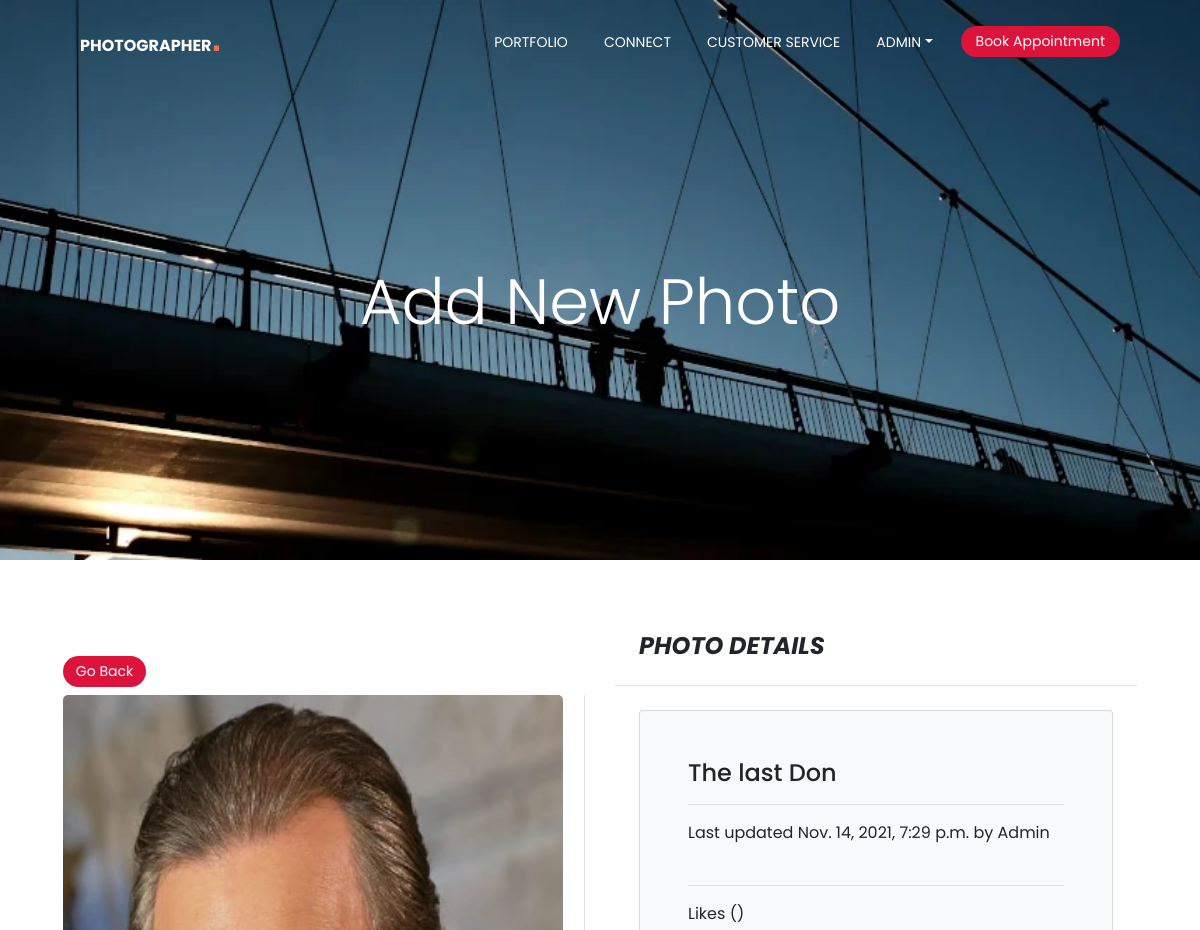
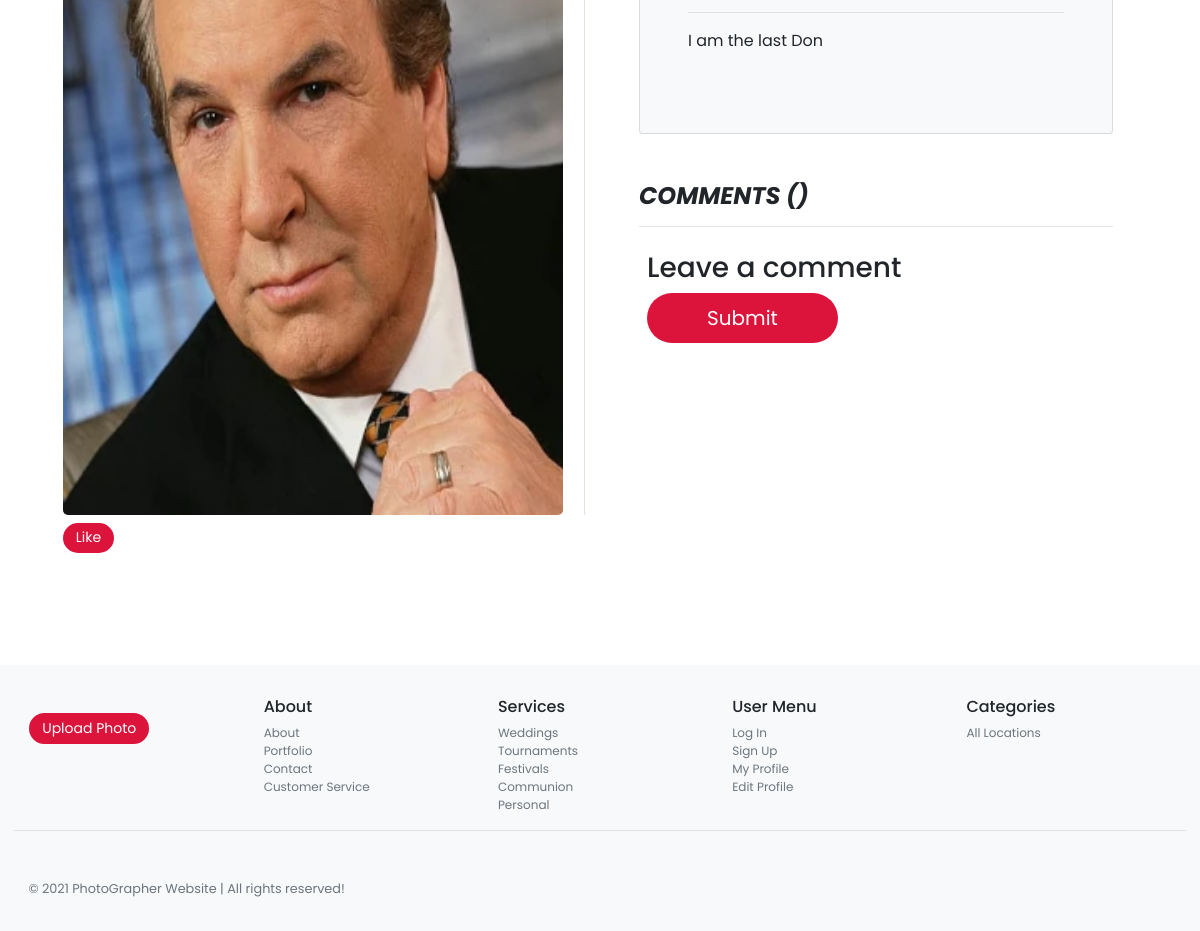
/26/ (signed in), run on the app's committed database (2 pictures, top to bottom).
### photos/models.py (models this page shows, shortened)
class Photo(models.Model):
    id = models.AutoField(primary_key=True)
    title = models.CharField(max_length=30,  null=True, blank=True, default='')
    category = models.ForeignKey(
        Category, on_delete=models.SET_NULL, null=True, blank=True)
    image = models.ImageField(null=True, blank=True, default='')
    description = models.TextField()
    date = models.DateTimeField(auto_now=True)
    visits = models.IntegerField(default=0)
    last_visit = models.DateTimeField(blank=True, null=True)
    created = models.DateTimeField(default=timezone.now)
    updated = models.DateTimeField(default=timezone.now)
    author = models.ForeignKey(
        User,
        default=None,
        on_delete=models.CASCADE,
    )
    likes = models.ManyToManyField(
        User, related_name='photo_likes')
    class Meta:
        ordering = ('-created',)
        verbose_name = 'photo'
        verbose_name_plural = 'photos'

### photos/views.py (the view)
# urls.py: path('<int:pk>/', views.viewPhoto, name='photo'),
@login_required
def viewPhoto(request, pk):
    photo = Photo.objects.get(id=pk)
    return render(request, 'photos/photo.html', {'photo': photo})

### templates/photos/photo.html (shortened to what this page needs)
{% extends 'base.html' %}
{% load crispy_forms_tags %}
{% load comments %}
{% block content %}
<section class="banner2 mtop pb-5" id="banner">
    <div class="col-md-12 mx-auto" >
        <h1 class="display-1 text-center text-white fw-bold">Add New Photo</h1>
    </div>
  </section>
<main role="main" class="container-fluid m-5">
    <div class="row">
        <div class="col-6 col-md-6 col-xs-12 col-sm-12 blog-main my-5">
            <a class="btn btn-sm btn-outline-secondary mb-2" href="{% url 'gallery' %}">Go Back</a>
            <div class="border-right">
                <img src="{{photo.image.url}}" alt="Microscope" id="myImg" class="img-fluid"
                    style="width:100%;max-width:500px" />
            </div>
            <form class="mt-2" action="{% url 'like_photo' photo.pk %}" method="POST">
                <button type="submit" name="photo_id" value="{{ photo.id }}"
                    class="btn btn-sm btn-outline-secondary">Like</button>
                </form>
        </div>
        <aside class="col-6 col-md-6 col-sm-12 col-xs-12 blog-sidebar">
            <h4 class="font-italic font-weight-bolder m-4">PHOTO DETAILS</h4>
            <hr>
            <div class="card p-4 m-4 bg-light rounded">
                <div class="p-4 mb-3  rounded">
                    <div class="">
                        <h4>{{photo.title}}</h4>
                    </div>
                    <hr>
                    <div class="">
                     Last updated {{photo.date}} by {{photo.author}}
                    </div>
                    <br>
                    <hr>
                    <div class="">
                         Likes ({{ total_likes }})
                    </div>
                    <hr>
                    <p class="brand-text mt-3">{{photo.description}}</p>
                </div>
            </div>
            <div class="p-4 mb-3  rounded">
                {% get_comment_count for photo as comment_count %}
                <h4 class="font-italic font-weight-bolder">COMMENTS ({{ comment_count }}) </h4>
                <hr>
                  <p>
                    {% get_comment_list for photo as comment_list %}
                <div class="card-body">
                    {% get_comment_form for photo as form %}
                    {% if new_comment %}
                    <div class="alert alert-success" role="alert">
                        Your comment is awaiting moderation
                    </div>
                    {% else %}
                    <h3>Leave a comment</h3>
                    {% get_comment_form for photo as form %}
                    <form action="{% comment_form_target %}" method="post">
                        <div class="row"><button type="submit" name="submit" value="Post" class="btn btn-primary  btn-lg col-md-5 ">Submit</button>
                            <button id="comment-preview"  type="submit" name="preview" value="Preview" class="btn btn-outline-secondary  btn-lg col-md-5">Preview</button></div>
                    </form>
                    {% endif %}
                </div>
            </div>
        </aside>
    </div>
</main>
{% endblock content %}

### templates/base.html (shortened to what this page needs)
{% load static %}
<!doctype html>
<html lang="en">
<head>
  <link rel="stylesheet" href="https://cdnjs.cloudflare.com/ajax/libs/font-awesome/6.0.0-beta2/css/all.min.css">
  <link rel="stylesheet" href="https://unpkg.com/boxicons@latest/css/boxicons.min.css">
  <link rel="stylesheet" href="https://cdn.jsdelivr.net/npm/bootstrap@4.6.0/dist/css/bootstrap.min.css"
>
  <link rel="stylesheet" href="https://cdnjs.cloudflare.com/ajax/libs/font-awesome/6.0.0-beta2/css/all.min.css">
  <link href="https://cdnjs.cloudflare.com/ajax/libs/font-awesome/5.13.0/css/all.min.css" rel="stylesheet">
  <link rel="stylesheet" type="text/css" href="{% static 'css/custom.css' %}">
  <link rel="stylesheet" type="text/css" href="{% static 'css/home.css' %}">
</head>
<body>
  <header class="header">
    <nav class="navbar navbar-expand-lg fixed-top pb-3">
      <div class="container-fluid mx-5 nave-menu">
        <a href="{% url 'gallery' %}" class="navbar-brand font-weight-bold" id="logo">PhotoGrapher<span>.</span> </a>
        <div id="navbarSupportedContent" class="collapse navbar-collapse">
          <ul class="navbar-nav ml-auto">
            <li class="nav-item"><a href="{% url 'gallery' %}" class="nav-link text-uppercase">Portfolio</a></li>
            <li class="nav-item"><a href="{% url 'about' %}" class="nav-link text-uppercase">Connect</a></li>
            <li class="nav-item"><a href="{% url 'accounts:customer_service' %}" class="nav-link text-uppercase">Customer Service</a></li>
          </ul>
          {% if user.is_authenticated %}
          <ul class="nav navbar-nav ms-auto">
            <li class="nav-item dropdown">
              <a href="{% url 'accounts:myprofile' %}" class="nav-link dropdown-toggle text-uppercase"
                data-bs-toggle="dropdown">{{user.username}}</a>
            </li>
          </ul>
          {% endif %}
          <a href="{% url 'contact' %}" class="btn btn-outline-secondary btn-rounded nav_button">Book Appointment</a>
        </div>
      </div>
    </nav>
  </header>
  <div class="container-fluid">
    <div class="row">
      {% block content %}
      {% endblock content %}
    </div>
  </div>
  <footer class="container-fluid p-5  bg-light mt-auto footer">
    <div class="row">
      <div class="col-12 col-md">
        {% if user.is_superuser %}
        <a href="{% url 'add' %}" class="btn btn-sm btn-outline-secondary btn-small m-1 footer-btn">Upload Photo</a>
        {% endif %}
      </div>
      <div class="col-6 col-md">
        <h5 class="footer-h5">About</h5>
        <ul class="list-unstyled text-small">
          <li class="text-muted"><a href="{% url 'about' %}">About</a></li>
          <li cla ss="text-muted"><a href="{% url 'gallery' %}">Portfolio</a></li>
          <li class="text-muted"><a href="{% url 'contact' %}">Contact</a></li>
          <li class="text-muted"><a href="{% url 'accounts:customer_service' %}" >Customer Service</a></li>
        </ul>
      </div>
      <div class="col-6 col-md">
        <h5 class="footer-h5">Services</h5>
        <ul class="list-unstyled text-small">
          <li><a class="text-muted" href="#">Weddings</a></li>
          <li><a class="text-muted" href="#">Tournaments</a></li>
          <li><a class="text-muted" href="#">Festivals</a></li>
          <li><a class="text-muted" href="#">Communion</a></li>
          <li><a class="text-muted" href="#">Personal</a></li>
        </ul>
      </div>
      <div class="col-6 col-md">
        <h5 class="footer-h5">User Menu</h5>
        <ul class="list-unstyled text-small">
          <li><a class="text-muted" href="{% url 'login' %}">Log In</a></li>
          <li><a class="text-muted" href="{% url 'accounts:signup' %}">Sign Up</a></li>
          <li><a class="text-muted" href="{% url 'accounts:myprofile' %}">My Profile</a></li>
          <li><a class="text-muted" href="{% url 'accounts:edit_profile' %}">Edit Profile</a></li>
        </ul>
      </div>
      <div class="col-6 col-md">
        <h5 class="footer-h5">Categories</h5>
        <ul class="list-unstyled text-small">
          <li>
            <a class="text-muted" href="{% url 'gallery' %}">All Locations</a>
          </li>
        </ul>
      </div>
    </div>
    <div class="container-fluid border-top">
      <small class="d-block mt-5 text-muted copyright">&copy; 2021 PhotoGrapher Website | All rights reserved!</small>
    </div>
  </footer>
</body>
</html>

### static/css/custom.css (style rules this page uses)
* { font-family: 'Poppins', sans-serif; padding: 0; margin: 0; list-style: none; text-decoration: none; box-sizing: border-box; scroll-behavior: smooth; }
body, html { width: 100%; height: 100%; margin: 0; padding: 0;; }
:root { --primary-color: #0062a8; --secondary-color: #F26C4F; --dark-color: #22303e; --light-color: #ffffff; --gray-color: #f5f5f5; }
.btn { background: crimson; border-radius: 30px; border-top-left-radius: 30px; border-bottom-left-radius: 30px; color: #fff; padding: 10px 30px; border: none; }
#logo { color: var(--light-color); text-transform: uppercase; font-size: 24px; font-weight: 500; letter-spacing: 2px; }
#logo span { color: var(--secondary-color); font-size: 36px; font-weight: 900; font-family: 'Agency FB', sans-serif; }
.navbar { background-color: #fff0; color: var(--light-color); padding-left: 5rem; padding-right: 5rem; padding-top: 2rem; }
.row { display: flex; flex-direction: row; flex-wrap: wrap; }
.container-fluid { margin-left: 0; }
.container-fluid section { margin: 0; }
.row { margin: 0; }
.card-body { padding: .5rem; }
.mtop { margin-top: -100px; }
.row { position: relative; width: 100%; display: flex; justify-content: space-between; }
.container, .container-fluid, .container-lg, .container-md, .container-sm, .container-xl { width: 100%; padding-right: 0; padding-left: 0; margin-right: auto; margin-left: auto; }
.card { background-color: #fff; }
.navbar { transition: all 0.4s; z-index: 1000; }
.navbar .nav-link { color: #fff; }
.nav li, .navbar .navbar-nav li { position: relative; }
#myImg { border-radius: 5px; cursor: pointer; transition: 0.3s; }
.text-small { font-size: 0.9rem !important; }
body { min-height: 100vh; }
footer ul li, footer ul li a { text-decoration: none; list-style: none; color: #6c757d !important; }
main .main-login, main .btn { margin-bottom: 1rem; }
.nav_button { padding: 5px 15px; }
.navbar-expand-lg .navbar-nav .nav-link { margin-right: 20px; }
@media screen and ( min-width: 200px) { #logo { font-size: 16px; letter-spacing: 0; } }
@media screen and ( min-width: 200px) { .nave-menu { margin-left: 0; margin-right: 0; margin-top: -20px; } }
@media screen and ( min-width: 200px) { .navbar .mx-5 { margin-left: 0 !important; margin-right: 0 !important; } }
@media screen and ( min-width: 200px) { .navbar-brand { padding-top: 0; } }
@media screen and ( min-width: 200px) { .navbar-nav .nav-link { font-size: 14px; line-height: 12px; } }
@media screen and ( min-width: 200px) { .btn-group-sm > .btn, .btn-sm { padding: .3rem .8rem; } }
@media screen and ( min-width: 200px) { .footer { padding: 2rem 0 !important; } }
@media screen and ( min-width: 200px) { .footer-h5 { font-size: 1rem; } }
@media screen and ( min-width: 200px) { .footer-btn { margin: 1rem 0 !important; } }
@media screen and ( min-width: 200px) { footer ul li, footer ul li a { font-size: 12px !important; } }
@media screen and ( min-width: 200px) { .copyright { margin-left: 14px; } }
@media screen and ( min-width: 200px) { .nav_button { font-size: 14px; } }
@media screen and (min-width:300px) { .footer { padding: 2rem .9rem !important; } }
@media screen and (min-width:578px) { .display-1 { font-size: 4rem; } }

### static/css/home.css (style rules this page uses)
* { font-family: 'Poppins', sans-serif; padding: 0; margin: 0; list-style: none; text-decoration: none; box-sizing: border-box; scroll-behavior: smooth; }
:root { --primary-color: #0062a8; --secondary-color: #F26C4F; --dark-color: #22303e; --light-color: #ffffff; --gray-color: #f5f5f5; }
section { padding: 100px; }
.banner2 { position: relative; width: 100%; height: 70vh; display: flex; justify-items: center; align-items: center; background-image: url("../images/banner.webp"); background-size: cover; top: 100; transition: 0.2s; }
.row { position: relative; width: 100%; display: flex; justify-content: space-between; }

### data on the page
Photo: image (picture), title "The last Don", date "Nov. 14, 2021, 7:29 p.m.", author "Admin", description "I am the last Don"

### other printed values
{{ user.username }} "ADMIN"
